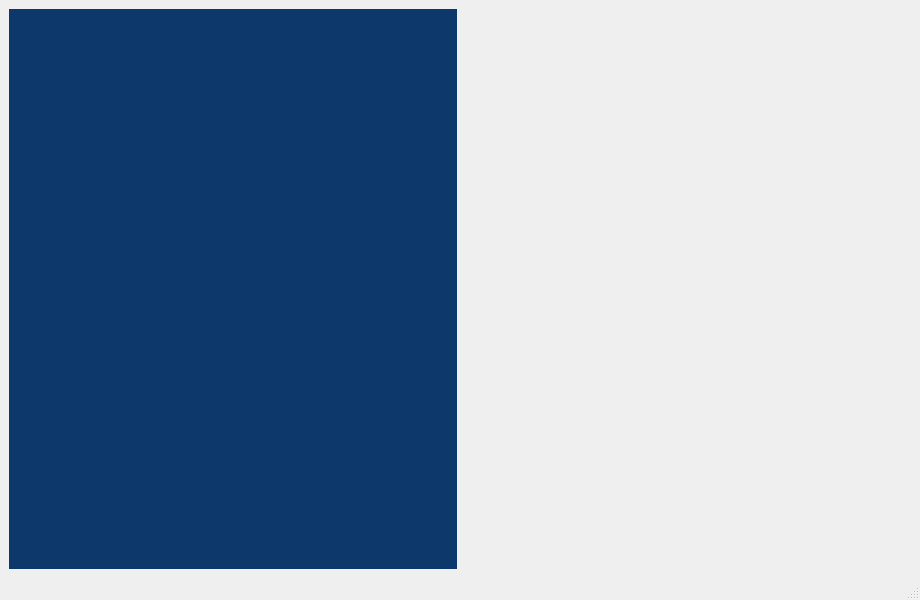
<?xml version="1.0" encoding="UTF-8"?>
<ui version="4.0">
 <class>MainWindow</class>
 <widget class="QMainWindow" name="MainWindow">
  <property name="geometry">
   <rect>
    <x>0</x>
    <y>0</y>
    <width>920</width>
    <height>600</height>
   </rect>
  </property>
  <property name="windowTitle">
   <string>MainWindow</string>
  </property>
  <widget class="QWidget" name="centralwidget">
   <layout class="QHBoxLayout" name="horizontalLayout">
    <item>
     <widget class="QWidget" name="widget_3" native="true">
      <property name="styleSheet">
       <string notr="true">background-color: rgb(12, 56, 107);</string>
      </property>
     </widget>
    </item>
    <item>
     <widget class="QWidget" name="widget" native="true">
      <layout class="QVBoxLayout" name="verticalLayout">
       <item>
        <widget class="QWidget" name="widget_2" native="true"/>
       </item>
       <item>
        <widget class="QWidget" name="widget_4" native="true"/>
       </item>
      </layout>
     </widget>
    </item>
   </layout>
  </widget>
  <widget class="QStatusBar" name="statusbar"/>
 </widget>
 <resources/>
 <connections/>
</ui>
